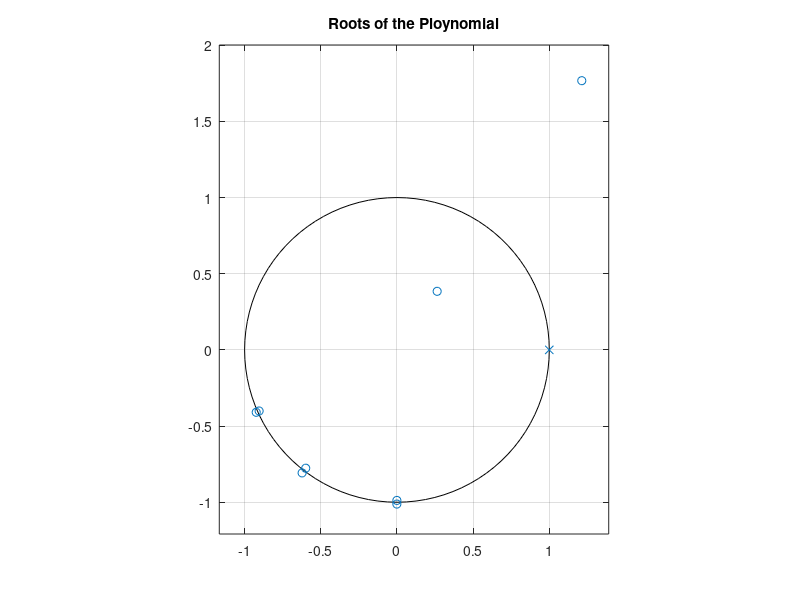

This chart was generated by the following MATLAB code:
%%
 % Copyright (c) 2025, Sanjeeva Reddy S
 % All rights reserved.
 
 %This source code is licensed under the MIT license found in the
 % LICENSE file in the root directory of this source tree.
 
 % Unauthorized copying of this file, via any medium, is strictly prohibited
 % unless explicit permission is granted by the copyright owner.
 
 % Description:
 % This file contains utility functions for processing sparse arrays.
 
 % Author: Sanjeeva Reddy S
 % EMail: sanjeevareddy.s414@gmail.com
 % Created on: January 5, 2025





%% Simulation of 1-Dimensional Array for Estimation of Angle of Arrival Using ROOT - MUSIC Algorithm for Coherent Sources

%%%%%%%%%%%%%%%%%%%%%%%%%%%%%%%%%%%%%%%%%%%%%%%
%%%%%%%%%%%%%%%%%%%%%%%%%%%%%%%%%%%%%%%%%%%%%%%
%% Clear the cache
%%%%%%%%%%%%%%%%%%%%%%%%%%%%%%%%%%%%%%%%%%%%%%%

clc; clear;close all;tic

%%%%%%%%%%%%%%%%%%%%%%%%%%%%%%%%%%%%%%%%%%%%%%%
%% Parameters
%%%%%%%%%%%%%%%%%%%%%%%%%%%%%%%%%%%%%%%%%%%%%%%


numElements = 8;% Number of antenna elements
elementSpacing = 0.5;% Half wavelength spacing
numSignals = 3; % Number of signal sources
theta = [30 45 60]; % Directions of arrival
numSnapshots = 100;% Number of samples
signalFreq = 1e9;                         % Frequency of incoming signals (Hz)
c = 3e8;                                        % Speed of light (m/s)
wavelength = c / signalFreq;        % Wavelength of incoming signals (m)
SNR = 20;                                  % Signal to Noise Ratio (dB)
q = numElements-numSignals;



%%%%%%%%%%%%%%%%%%%%%%%%%%%%%%%%%%%%%%%%%%%%%%%
%% Create the steering vectors and Singal matrices
%%%%%%%%%%%%%%%%%%%%%%%%%%%%%%%%%%%%%%%%%%%%%%%


% Construct steering matrix A for all sources
SteeringVector = [];
for n = 1:numSignals
    a = exp(-1i * 2 * pi * elementSpacing * sin(theta(n) * pi / 180) * (0:numElements-1)');
    SteeringVector = [SteeringVector, a];
end


% Generate signal sources
t = 1:numSnapshots;  % Time samples

% Coherent signals: same signal, but two of them are coherent (reflections)
signal1 = exp(1j * 2 * pi * 0.01 * t);  % First coherent signal
signal2 = signal1;                      % Second coherent signal (coherent with signal1)
signal3 = exp(1j * 2 * pi * 0.02 * t);  % Third non-coherent signal

signals = [signal1;signal2;signal3];


% Generating noise signal

noise_variance = 10^(-SNR/10);
noise = sqrt(noise_variance/2) * (randn(numElements, numSnapshots) + 1i * randn(numElements, numSnapshots));

R = SteeringVector*signals+ noise;

%%%%%%%%%%%%%%%%%%%%%%%%%%%%%%%%%%%%%%%%%%%%%%%
%% Applying Spatial Smoothening to Received Signal Matrix
%%%%%%%%%%%%%%%%%%%%%%%%%%%%%%%%%%%%%%%%%%%%%%%

R_signal = zeros(q,q);

for i=0:numElements-q
    z = (R((i+1:q+i),:));
    r = z*z'/(4*numSnapshots);
    R_signal = R_signal+r;

end
   

%%%%%%%%%%%%%%%%%%%%%%%%%%%%%%%%%%%%%%%%%%%%%%%
%% ROOT MUSIC Algorithm 
%%%%%%%%%%%%%%%%%%%%%%%%%%%%%%%%%%%%%%%%%%%%%%%
%% Eigen Value Decomposition 
%%%%%%%%%%%%%%%%%%%%%%%%%%%%%%%%%%%%%%%%%%%%%%%


% Eigenvalue decomposition and sorting
[eigenVector, eigenValues] = eig(R_signal);
signalSubspace = zeros(1, q);


for k = 1:q
    signalSubspace(k) = real(eigenValues(k, k));
end
[signalSubspace, Ind] = sort(signalSubspace, 'descend');
signalSubspace = diag(signalSubspace);

noiseSubspace = zeros(q, q);
for k = 1:q
    noiseSubspace(:, k) = eigenVector(:, Ind(k));
end

% Constructing the noise subspace
En = [];
for d = numSignals+1:q
    En = [En, noiseSubspace(:, d)];
end

% Finding zeros of polynomial, choose the closest to the unit circle
C = En * En';
for k = (q-1):-1:-(q-1)
    P(q-k) = sum(diag(C, k));
end

% Computation of Roots of the Polynomial
rts = roots(P);
figure(2);zplane(rts, 1);title("Roots of the Ploynomial");


% Choose the roots closest to the unit circle
dist_from_unit_circle =abs(abs(rts - 1)); % Computing the roots nearer to the Unit Circle
theta = -180 * asin(angle(rts) / 2 / pi / elementSpacing) / pi;
disp("Estimated Angle of Arrivals: "+theta);


%%%%%%%%%%%%%%%%%%%%%%%%%%%%%%%%%%%%%%%%%%%%%%%


toc


%%%%%%%%%%%%%%%%%%%%%%%%%%%%%%%%%%%%%%%%%%%%%%%
%%%%%%%%%%%%%%%%%%%%%%%%%%%%%%%%%%%%%%%%%%%%%%%
